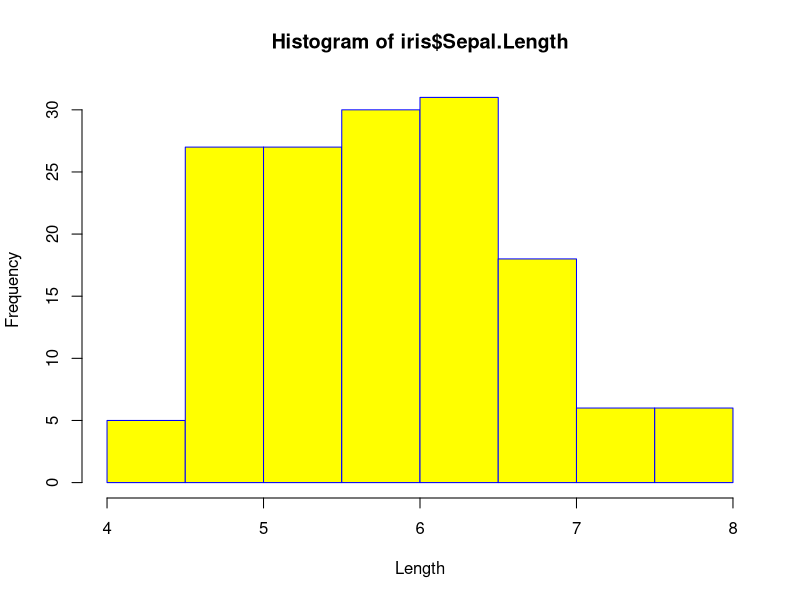
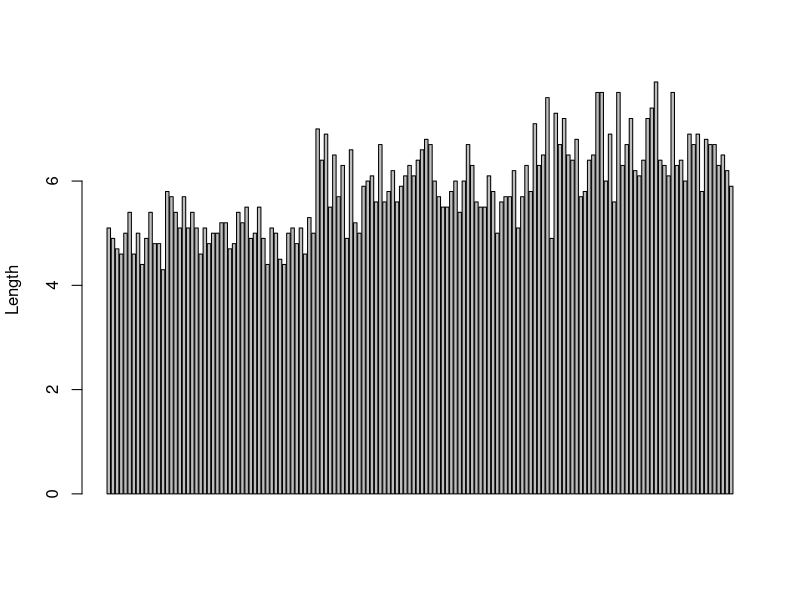

Reproduce these figures in R, in order.
library(graphics)
data("iris")

png(file = "histogram.png")
hist(iris$Sepal.Length,xlab = "Length",col = "yellow",border = "blue")

print(iris$Sepal.Length)
png(file="piechart.png")
barplot(iris$Sepal.Length,ylab = 'Length')
